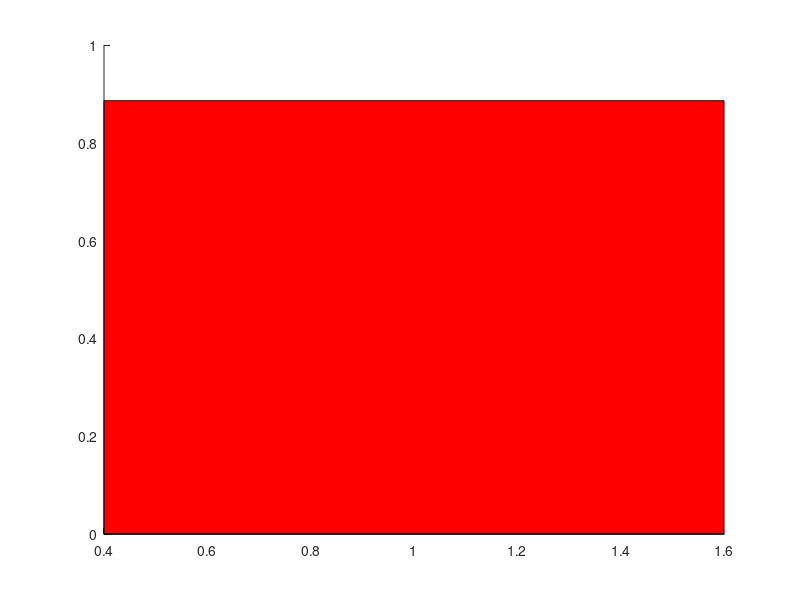

The MATLAB source for this figure: (Note: this script raises an error after producing the figure.)
%% plot bar graph for manually labelled C0505+ cells   ----- spontaneous (supp. fig 9)

load ('isc0505.mat')
load ('notc0505.mat')
C0505pos = {
    [isc0505.zscore_spont]
    [isc0505.AUC_spont]
    [isc0505.peak_amp_spont]
    [isc0505.trans_spont]
};

C0505neg = {
    [notc0505.zscore_spont]
    [notc0505.AUC_spont]
    [notc0505.peak_amp_spont]
    [notc0505.trans_spont]
};

titles = {'zscore','AUC','Peak amplitude','Transient DG'};

for ii = 1:4
    figure(ii); clf; hold on
    y1 = C0505pos{ii}; y2 = C0505neg{ii};
    y1 = y1(~isnan(y1)); y2 = y2(~isnan(y2));
    bar(1,mean(y1),0.6,'FaceColor',[1 0 0],'FaceAlpha',0.5);
    bar(2,mean(y2),0.6,'FaceColor',[0 0 0],'FaceAlpha',0.5);
    errorbar(1,mean(y1),std(y1)/sqrt(numel(y1)),...
        'k','LineStyle','none','LineWidth',2,'CapSize',12);
    errorbar(2,mean(y2),std(y2)/sqrt(numel(y2)),...
        'k','LineStyle','none','LineWidth',2,'CapSize',12);
    swarmchart(ones(size(y1)),y1,20,[1 0 0]);
    swarmchart(2*ones(size(y2)),y2,20,[0 0 0]);
    xlim([0.5 2.5])
    xticks([1 2])
    xticklabels({'C0505+','C0505-'})
    title(titles{ii})
    hold off
end


%% correlation between zscore and c05-05 density  ---- figure 4m
close all
clear all

load ('C:\Users\atheint\Box\PD aSyn Visual Processing 2025\Code\Figure4\corr_isc0505_spontall.mat')

c0505wtcell_den = extractfield(corr_isc0505_spontall, 'c05incell_den');
c0505wtcell_total = extractfield(corr_isc0505_spontall, 'c05incell_total');
eachcellactavg = extractfield(corr_isc0505_spontall, 'eachcellactavg');

idx = find (c0505wtcell_total <= 10);
c0505wtcell_den(idx) = [];
eachcellactavg(idx) = [];
x = c0505wtcell_den; y = eachcellactavg;

[R prob] = corrcoef(x, y);
pearsonR = R(1, 2); % Extract the correlation coefficient
figure (1);
scatter(x, y, 'filled','k'); hold on;
p = polyfit(x, y, 1); 
yFit = polyval(p, x); 
plot(x, yFit, 'r-', 'LineWidth', 2); 
text(max(x) - 0.15, max(y) - 0.2, sprintf('r = %.3f', pearsonR), ...
    'FontSize', 12, 'Color', 'blue', 'FontWeight', 'bold');
prob = prob (1,2);
text(max(x) - 0.15, max(y) - 0.6, sprintf('p = %.3e', prob), ...
    'FontSize', 12, 'Color', 'blue', 'FontWeight', 'bold');
 xlabel('Density of C0505');
 ylabel('Mean cell activity of each cell (z-score)');

























%% plot bar graph for manually labelled C0505+ cells   ----- spontaenous

% C0505pos = [isc0505(:).zscore_spont];
% C0505neg = [notc0505(:).zscore_spont];

% C0505pos = [isc0505(:).peak_amp_spont];
% C0505neg = [notc0505(:).peak_amp_spont];
% 
% C0505pos = [isc0505(:).AUC_spont];
% C0505neg = [notc0505(:).AUC_spont];
% 
% C0505pos = [isc0505(:).trans_spont];
% C0505neg = [notc0505(:).trans_spont];

% x1 = ones(1,length(C0505pos)); x2 = 2*ones(1,length(C0505neg));
% 
% y1 = C0505pos; y1 (isnan(y1)) = 0;
% y2 = C0505neg; y2 (isnan(y2)) = 0;
% swarmchart(x1,y1,[],[1 0 0]); hold on
% swarmchart(x2,y2,[],[0 0 0]); hold on
% 
% a = bar(1,mean(C0505pos,'omitnan'), 0.6, 'FaceColor',[1 0 0],{'DisplayName'}, {'C0505pos'})
% a.FaceAlpha = 0.5; hold on
% b = bar(2,mean(C0505neg,'omitnan'), 0.6, 'FaceColor',[0 0 0],{'DisplayName'}, {'C0505neg'})
% b.FaceAlpha = 0.5; hold on
% 
% errorbar(1,mean(C0505pos,'omitnan'),(std(C0505pos,"omitnan")/sqrt(length(C0505pos))),...
%  'k','LineStyle','none','LineWidth',2,'Color',[0 0 0],'CapSize',12)
% hold on
% errorbar(2,mean(C0505neg,'omitnan'),(std(C0505neg,"omitnan")/sqrt(length(C0505neg))),...
%   'k','LineStyle','none','LineWidth',2,'Color',[0 0 0],'CapSize',12)
% hold off
% ylim([0 7])
% ylabel( 'Peak Amplitude (z-score)','FontSize',15)
